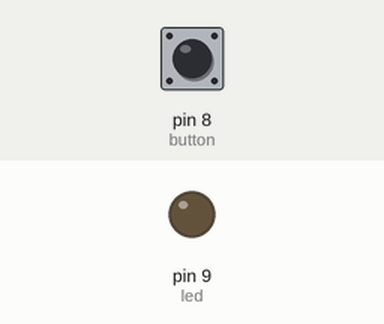
Recording of a sketch running on a simulated Arduino Uno, built with avr-gcc and run on an emulated ATmega328P. Parts: output pins drawn as LEDs (lit = HIGH). The inputs (shaded band) are chosen by the test bench; at power-on: pin 8 (button) HIGH.

Above: at 1.2 s.
1.3 s: pin 8 (button) pulled LOW for 0.15 s
At 2.6 s:
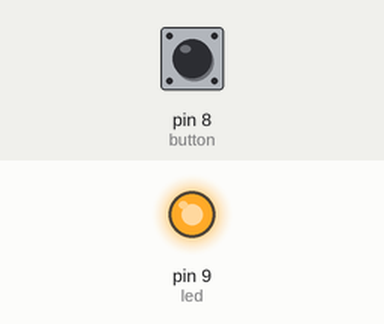
2.9 s: pin 8 (button) pulled LOW for 1 s
At 5.1 s:
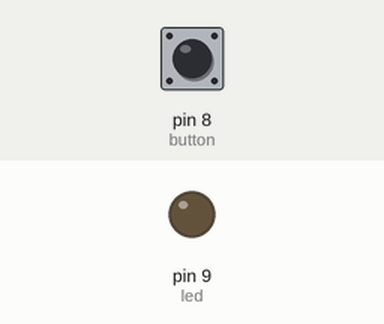
5.4 s: pin 8 (button) pulled LOW for 3.2 s
At 10.0 s:
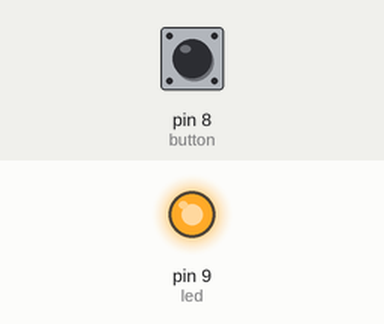
Timing chart, 0 to 11.5 s (numbered marks = the images above; inputs shaded):
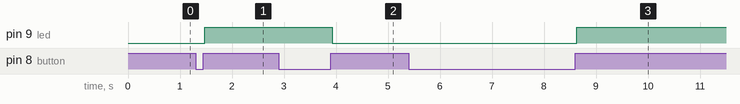

Measured:
- after the input at 1.3 s, pin 9 (led): LOW → HIGH after 0.18 s
- after the input at 2.9 s, pin 9 (led): HIGH → LOW after 1.0 s
- after the input at 5.4 s, pin 9 (led): LOW → HIGH after 3.2 s

The sketch:

KLab_PRJ43_Mach_Dieu_Khien_LED_Don_Bang_Nut_Nhan_Voi_Arduino.ino
```cpp
int button=8,                               //Khai báo chân điều khiển nút nhấn
    led=9,                                  //Khai báo chân điều khiển LED
    lastButtonStage=1,                      //Biến ghim trạng thái nút nhấn
    flag=1,                                 //Cờ chống nhấn giữ
    count=0;                                //Biến đếm ghim trạng thái đèn
unsigned long lastDebonceTime;              //Biến ghim thời điểm nút ấn dội lần cuối
void setup() {
  pinMode(led,OUTPUT);                      //Cài đặt chức năng cho các chân vừa khai báo
  pinMode(button, INPUT_PULLUP);
}

void loop() {
  if(digitalRead(button)!=lastButtonStage){ //Phát hiện nút nhấn được ấn
    lastDebonceTime=millis();               //Ghim lại thời điểm nút nhấn đóng
    lastButtonStage=digitalRead(button);    //GHim lại trạng thái nút nhấn khi đó
  }
  if((millis()-lastDebonceTime)>=30){       //Sau 30ms kể từ lần dội cuối cùng kiểm tra
    if(digitalRead(button)!=flag){
      flag=digitalRead(button);             //Thay đổi trạng thái cờ theo trạng thái nút nhấn để biến count chỉ tăng 1 lần
      if(flag==1){                          //Nếu nút nhấn đã được nhả ra mới tăng biến count
        count++;
        count=count%2;                      //Chia biến count lấy dư để giới hạn 2 chức năng bật/tắt
      }
    }
    Serial.println(count);
  }
  if(count==0){                             //Nếu biến count = 0, tắt LED
    digitalWrite(led,0);
  }
  if(count==1){                             //Nếu biến count = 1, bật LED
    digitalWrite(led,1);
  }
}
```
